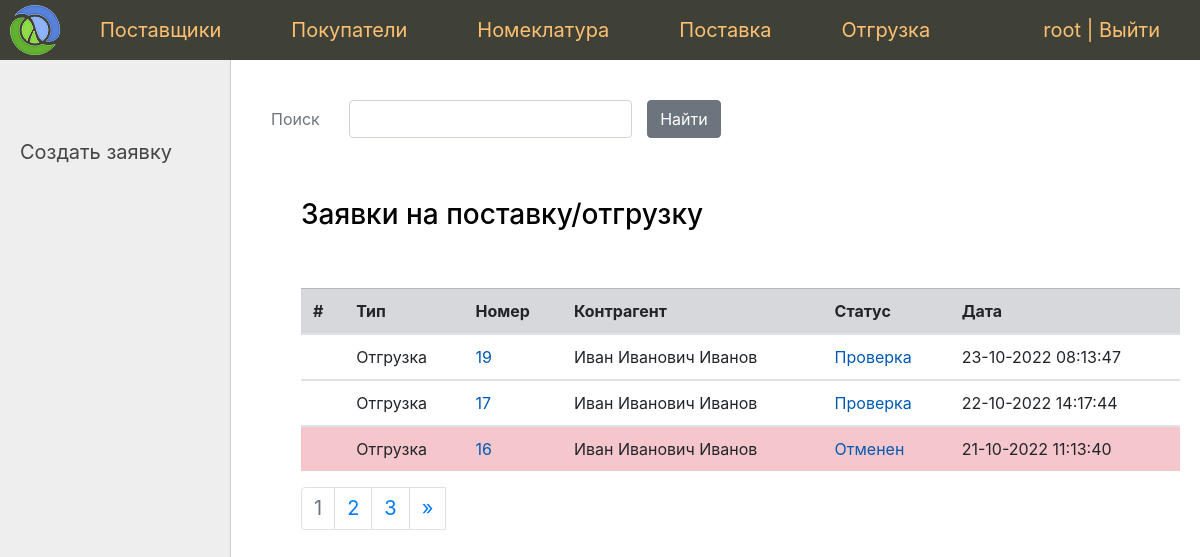
Before: /shipment/ (signed in) with the older database file.
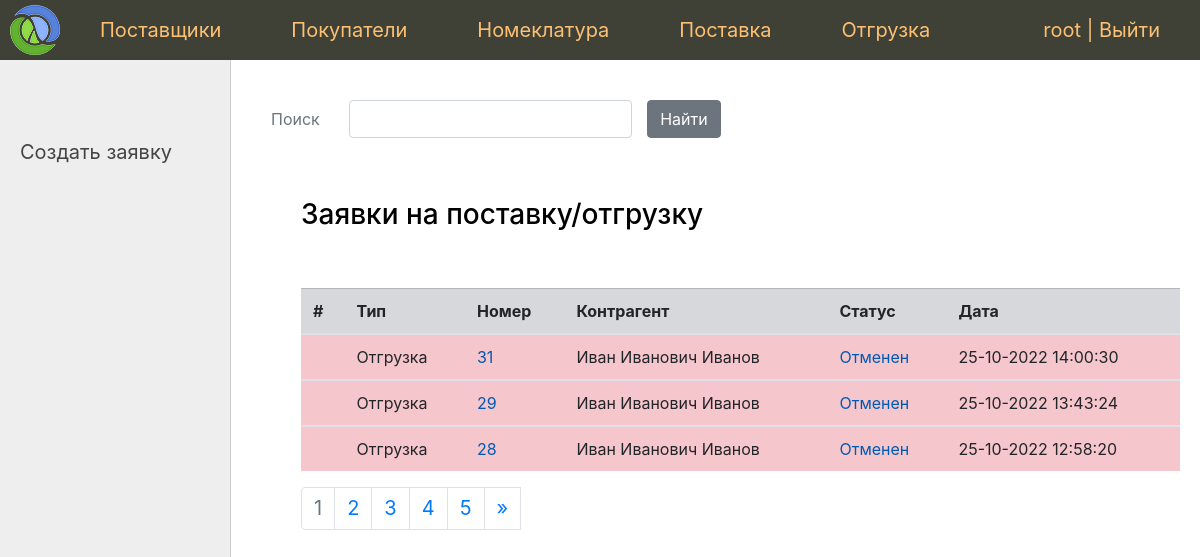
After: the same page with the newer database file.
### app/document/models.py (models this page shows, shortened)
class Document(models.Model):
    vendor = models.ForeignKey(
        Vendor,
        on_delete=models.DO_NOTHING,
        blank=True,
        null=True,
        verbose_name='Поставщик'
    )
    buyer = models.ForeignKey(
        Buyer,
        on_delete=models.DO_NOTHING,
        blank=True,
        null=True,
        verbose_name='Покупатель'
    )
    nomenclatures = models.ManyToManyField(
        Nomenclature,
        through='DocumentNomenclatures',
        verbose_name='Номенклатура'
    )
    status = models.CharField(
        max_length=2,
        choices=Status.choices,
        default=Status.VALIDATING,
        verbose_name='Статус'
    )
    time_create = models.DateTimeField('Время создания', auto_now_add=True)
    time_update = models.DateTimeField('Время обновления статуса', auto_now=True)
    class Meta:
        verbose_name = 'Документ'
        verbose_name_plural = 'Документы'
    def get_absolute_url(self):
        return reverse('document', kwargs={'pk': self.pk})

### app/contactor/models.py (models this page shows, shortened)
class Buyer(models.Model):
    person = models.OneToOneField(
        Person,
        on_delete=models.CASCADE,
        verbose_name='Покупатель'
    )
    def __str__(self):
        return self.person.full_name
    class Meta:
        verbose_name = 'Покупатель'
        verbose_name_plural = 'Покупатели'

class Person(models.Model):
    full_name = models.CharField('Фамилия Имя Отчество', max_length=100)
    email = models.EmailField('Email', unique=True)
    phone = models.IntegerField('Телефон', unique=True)
    class Meta:
        verbose_name = 'Контактное лицо'
        verbose_name_plural = 'Контактные лица'

### app/document/views.py (the view)
# urls.py: path('shipment/', ShipmentListView.as_view(), name='shipment_list'),
class ShipmentListView(SuperUserRequiredMixin, HomeView):
    extra_context = {
        'left_menu': shipment_menu,
        'title': 'Заявки на отгрузку',
    }
    def get_queryset(self):
        return get_shipments_filter(*self.get_params())

### app/core/forms.py
class SearchForm(forms.Form):
    search = forms.CharField(
        label='Поиск',
        required=False,
        widget=forms.TextInput(
            attrs={'class': 'form-control'}
        )
    )

### app/core/mixin.py (called while the page is built)
    def dispatch(self, request, *args, **kwargs):
        if not request.user.is_superuser:
            return self.handle_no_permission()
        return super().dispatch(request, *args, **kwargs)

    def get_user_context(self, **kwargs):
        context = kwargs
        if self.request.user.is_superuser:
            context['menu'] = menu
        return context

### app/document/services.py (called while the page is built)
def get_shipments_filter(query, status):
    return Document.objects.select_related('buyer__person').filter(
        Q(buyer__isnull=False) &
        Q(buyer__person__full_name__icontains=query) &
        Q(status__in=status)
    ).order_by('-time_create')

### app/document/templatetags/document_tags.py (called while the page is built)
@register.simple_tag
def query_transform(request, **kwargs):
    updated = request.GET.copy()
    values_dict = updated.dict()
    updated.clear()
    values_dict.update(kwargs)
    updated.update(values_dict)
    print(updated)
    return updated.urlencode()

### app/core/templates/core/index.html
{% extends 'core/base.html' %}
{% block left_menu %}
    {% include 'core/left_menu.html' %}
{% endblock %}
{% block breadcrumbs %}
    {% include 'core/search.html' %}
{% endblock %}
{% block content %}
    <h3>{{ title }}</h3>
    <br><br>
    {% include 'document/list.html' %}
{% endblock %}

### app/core/templates/core/base.html (shortened to what this page needs)
{% load static %}
{% load document_tags %}
{% load bootstrap4 %}
{% bootstrap_css %}
<!DOCTYPE html>
<html>
<head>
	<link type="text/css" href="{% static 'sklad/css/styles.css' %}" rel="stylesheet" />
</head>
<body>
<table class="table-page" border=0 cellpadding="0" cellspacing="0">
<tr>
    <td valign=top>
    {% block mainmenu %}
        <div class="header">
            <ul id="mainmenu" class="mainmenu">
                <li class="logo">
                    <a href="{% url 'home' %}"><div class="logo"></div></a>
                </li>
                {% for m in menu %}
                    <li><a href="{% url m.url_name %}">{{m.title}}</a></li>
                {% endfor %}
                {% if request.user.is_authenticated %}
                    <li class="last">{{ user.username }} | <a href="{% url 'logout' %}">Выйти</a></li>
                {% else %}
                    <li class="last"><a href="{% url 'login' %}">Войти</a></li>
                {% endif %}
            </ul>
        </div>
    {% endblock mainmenu %}
<table class="table-content" border=0 cellpadding="0" cellspacing="0">
<tr>
	<td valign="top" class="left-chapters">
        {% block left_menu %}{% endblock %}
    </td>
    <td valign="top" class="content">
	    {% block breadcrumbs %}
	    {% endblock %}
	<div class="content-text">
        {% block content %}
        {% endblock %}
        {% if page_obj.has_other_pages %}
            <nav aria-label="Page navigation example">
            <ul class="pagination">
          {% for p in paginator.page_range %}
            {% if page_obj.number == p %}
                <li class="page-item disabled"><a class="page-link" href="#" tabindex="-1">{{ p }}</a></li>
            {% elif p >= page_obj.number|add:-4 and p <= page_obj.number|add:4  %}
                <li class="page-item">
                    <a class="page-link" href="?{% query_transform request page=p %}">{{ p }}</a>
                </li>
            {% endif %}
          {% endfor %}
          {% if page_obj.has_next %}
              <li class="page-num">
                  <a class="page-link" href="?page={{ page_obj.next_page_number }}" aria-label="Next">
                      <span aria-hidden="true">&raquo;</span>
                  </a>
              </li>
          {% endif %}
      </ul>
    </nav>
    {% endif %}
	</div>
</td></tr></table>
</td></tr>
</table>
</body>
</html>

### app/document/templates/document/list.html
{% load document_tags %}
<table class="table">
    <thead>
    <tr class="table-secondary">
        <th scope="col">#</th>
        <th scope="col">Тип</th>
        <th scope="col">Номер</th>
        <th scope="col">Контрагент</th>
        <th scope="col">Статус</th>
        <th scope="col">Дата</th>
    </tr>
    </thead>
    {% for d in documents  %}
        <tbody>
            {% if d.status == 'fi' %}
                <tr class="table-success">
            {% elif d.status == 'ca' %}
                <tr class="table-danger">
            {% elif d.status == 'co' %}
                <tr class="table-warning">
            {% elif d.status == 'va' %}
                <tr>
            {% else %}
                <tr>
            {% endif %}
                <th scope="row"></th>
                {% if d.buyer %}
                    <td>Отгрузка</td>
                    <td><a href="{{ d.get_absolute_url }}">{{ d.pk }}</a></td>
                    <td>{{ d.buyer }}</td>
                {% elif d.vendor %}
                    <td>Поставка</td>
                    <td><a href="{{ d.get_absolute_url }}">{{ d.pk }}</a></td>
                    <td>{{ d.vendor }}</td>
                {% endif %}
                <td><a href="{{ request.url }}?{% query_transform request status=d.status %}">
                    {{ d.get_status_display }}</a></td>
                <td>{{ d.time_create|date:"d-m-Y H:i:s" }}</td>
            </tr>
        </tbody>
    {% endfor %}
</table>

Changed rows visible on the page:
no longer on this page (row edited): Document: pk "19", buyer "Иван Иванович Иванов", status "Проверка", time_create "23-10-2022 08:13:47"
no longer on this page (row edited): Document: pk "17", buyer "Иван Иванович Иванов", status "Проверка", time_create "22-10-2022 14:17:44"
no longer on this page (row unchanged): Document: pk "16", buyer "Иван Иванович Иванов", status "Отменен", time_create "21-10-2022 11:13:40"
added Document: pk "31", buyer "Иван Иванович Иванов", status "Отменен", time_create "25-10-2022 14:00:30"
added Document: pk "29", buyer "Иван Иванович Иванов", status "Отменен", time_create "25-10-2022 13:43:24"
added Document: pk "28", buyer "Иван Иванович Иванов", status "Отменен", time_create "25-10-2022 12:58:20"
Other visible differences:
new list line: "4"
new list line: "5"
